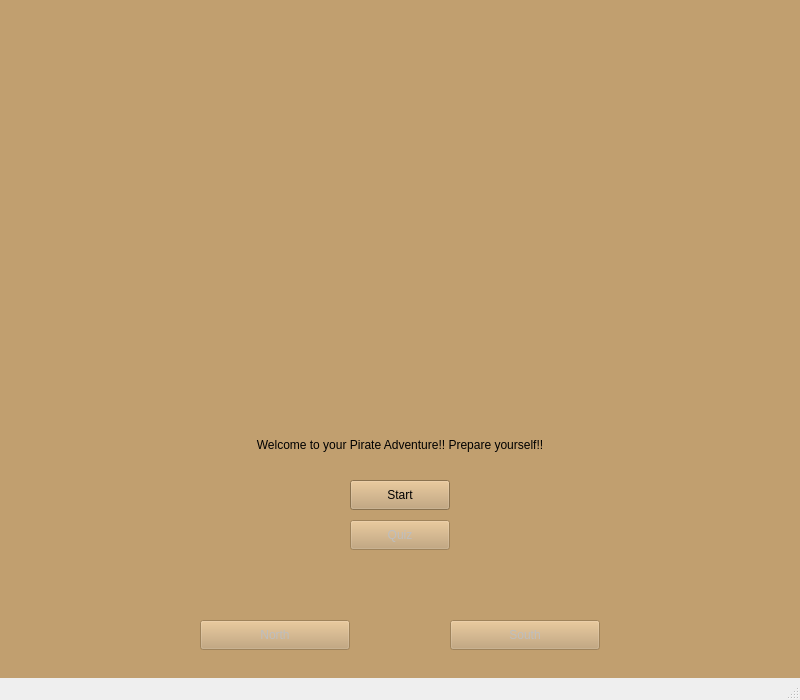
<ui version="4.0">
    <class>MainWindow</class>
    <widget class="QMainWindow" name="MainWindow">
        <property name="geometry">
            <rect>
                <x>0</x>
                <y>0</y>
                <width>800</width>
                <height>700</height>
            </rect>
        </property>
        <property name="windowTitle">
            <string>Pirate Adventure Game</string>
        </property>
        <widget class="QWidget" name="centralwidget">
            <property name="styleSheet">
                <string notr="true">background-color: #C19F6F;</string>
            </property>
            <widget class="QLabel" name="introImageLabel">
                <property name="geometry">
                    <rect>
                        <x>10</x>
                        <y>10</y>
                        <width>780</width>
                        <height>400</height>
                    </rect>
                </property>
                <property name="alignment">
                    <set>Qt::AlignCenter</set>
                </property>
                <property name="pixmap">
                    <pixmap resource="resources.qrc">:/images/Intro.png</pixmap>
                </property>
            </widget>
            <widget class="QLabel" name="introTextLabel">
                <property name="geometry">
                    <rect>
                        <x>10</x>
                        <y>420</y>
                        <width>780</width>
                        <height>50</height>
                    </rect>
                </property>
                <property name="alignment">
                    <set>Qt::AlignCenter</set>
                </property>
                <property name="text">
                    <string>Welcome to your Pirate Adventure!! Prepare yourself!!</string>
                </property>
            </widget>
            <widget class="QPushButton" name="startButton">
                <property name="geometry">
                    <rect>
                        <x>350</x>
                        <y>480</y>
                        <width>100</width>
                        <height>30</height>
                    </rect>
                </property>
                <property name="text">
                    <string>Start</string>
                </property>
                <property name="enabled">
                    <bool>true</bool>
                </property>
            </widget>
            <widget class="QPushButton" name="quizButton">
                <property name="geometry">
                    <rect>
                        <x>350</x>
                        <y>520</y>
                        <width>100</width>
                        <height>30</height>
                    </rect>
                </property>
                <property name="text">
                    <string>Quiz</string>
                </property>
                <property name="enabled">
                    <bool>false</bool>
                </property>
            </widget>
            <widget class="QLabel" name="roomLabel">
                <property name="geometry">
                    <rect>
                        <x>10</x>
                        <y>10</y>
                        <width>780</width>
                        <height>400</height>
                    </rect>
                </property>
                <property name="alignment">
                    <set>Qt::AlignCenter</set>
                </property>
            </widget>
            <widget class="QPushButton" name="button1">
                <property name="geometry">
                    <rect>
                        <x>200</x>
                        <y>620</y>
                        <width>150</width>
                        <height>30</height>
                    </rect>
                </property>
                <property name="text">
                    <string>North</string>
                </property>
                <property name="enabled">
                    <bool>false</bool>
                </property>
            </widget>
            <widget class="QPushButton" name="button2">
                <property name="geometry">
                    <rect>
                        <x>450</x>
                        <y>620</y>
                        <width>150</width>
                        <height>30</height>
                    </rect>
                </property>
                <property name="text">
                    <string>South</string>
                </property>
                <property name="enabled">
                    <bool>false</bool>
                </property>
            </widget>
            <widget class="QLabel" name="animatedTextLabel">
                <property name="geometry">
                    <rect>
                        <x>10</x>
                        <y>560</y>
                        <width>780</width>
                        <height>50</height>
                    </rect>
                </property>
                <property name="alignment">
                    <set>Qt::AlignCenter</set>
                </property>
                <property name="text">
                    <string></string>
                </property>
            </widget>
        </widget>
        <widget class="QMenuBar" name="menubar">
            <property name="geometry">
                <rect>
                    <x>0</x>
                    <y>0</y>
                    <width>800</width>
                    <height>21</height>
                </rect>
            </property>
        </widget>
        <widget class="QStatusBar" name="statusbar"/>
    </widget>
    <resources/>
    <connections/>
</ui>
